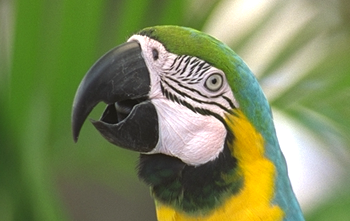
%> input picture parrot.png, 350 x 221 px
$ octave edge_detection.m   (GNU Octave 9; MATLAB toolbox functions it lacks are replaced by stand-ins)
%> lines starting %> are read from the running program, lines starting %| are printed output that depends on the picture
clc;close all;clear all;pkg load image;

img = imread('parrot.png');
%> img is the input picture: size 221x350x3 uint8; mean R, G, B 124.5, 136, 89.9
img = double(img);
%> img: size 221x350x3 double

function [edge] = edgedetector(input_img)

img = double(input_img);

R = img(:,:,1);
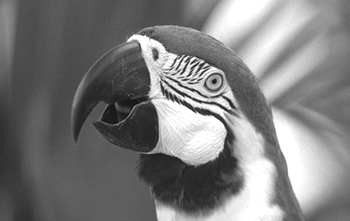
%> R: size 221x350 double; min 16, max 255, mean 124.5
G = img(:,:,2);
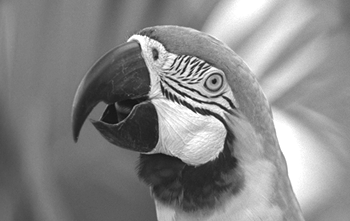
%> G: size 221x350 double; min 15, max 255, mean 136
B = img(:,:,3);
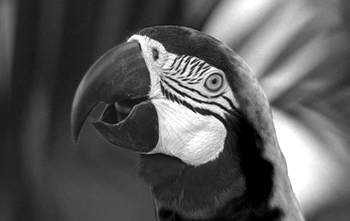
%> B: size 221x350 double; min 0, max 255, mean 89.9

[Rx,Ry] = gradient(R);
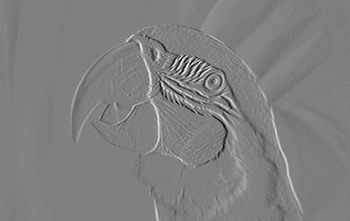
%> Rx: size 221x350 double; min -105, max 104, mean 0.1; drawn with min black and max white
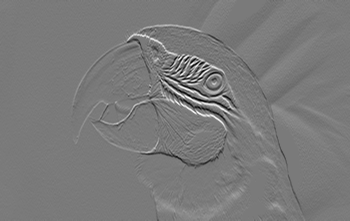
%> Ry: size 221x350 double; min -103, max 111, mean 0; drawn with min black and max white
[Gx,Gy] = gradient(G);
[Bx,By] = gradient(B);


Sx = Rx.^2+Gx.^2+Bx.^2;
Sy = Ry.^2+Gy.^2+By.^2;
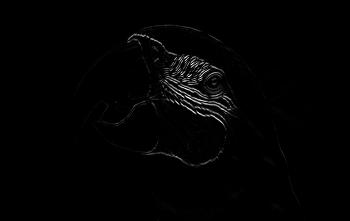
%> Sy: size 221x350 double; min 0, max 37749.2, mean 404.7; drawn with min black and max white

D = sqrt((Sx+Sy)/2);

edge  = D;

end

edges = edgedetector(img);
edges = edges/max(edges(:));
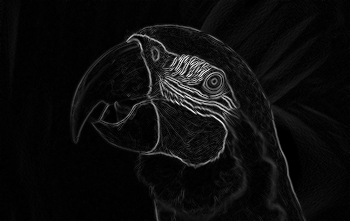
%> edges: size 221x350 double; min 0, max 1, mean 0.0514

subplot(2,1,1)
imshow(mat2gray(img));
title('Original')
subplot(2,1,2)
imshow(edges);
title('Edges')

$ run again, with baboon.png copied over parrot.png
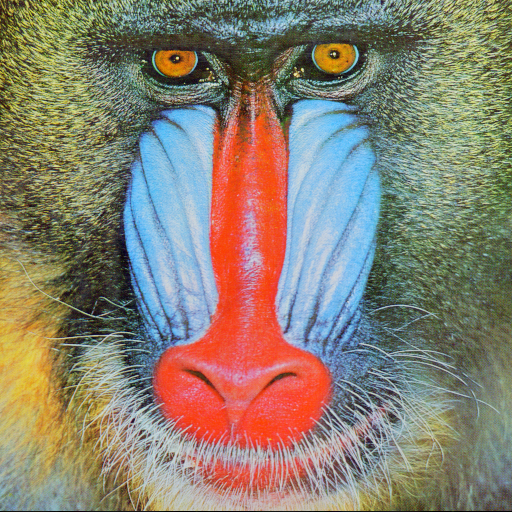
%> input picture baboon.png, 512 x 512 px
%> img is the input picture: size 512x512x3 uint8; mean R, G, B 137.4, 128.9, 113.1
%> img: size 512x512x3 double
%> in edgedetector, `Sy = Ry.^2+Gy.^2+By.^2;`:
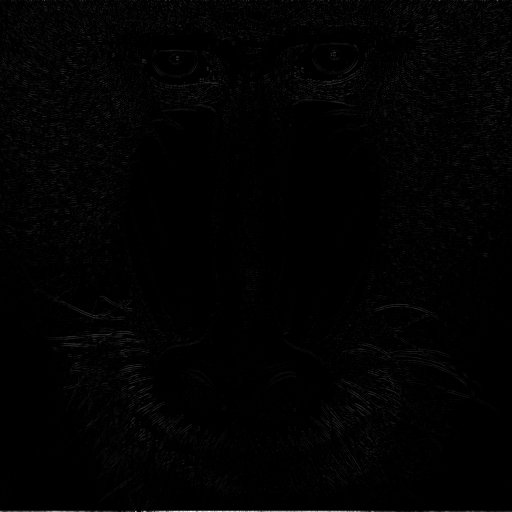
%> Sy: size 512x512 double; min 0, max 113694, mean 1161.8; drawn with min black and max white
%> in edgedetector, `D = sqrt((Sx+Sy)/2);`:
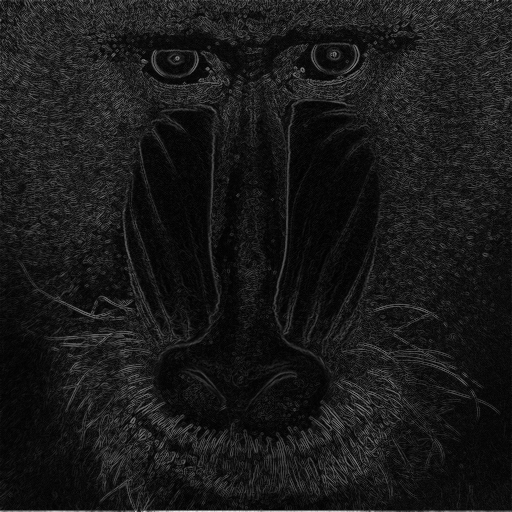
%> D: size 512x512 double; min 0.612, max 238.4, mean 25.4
